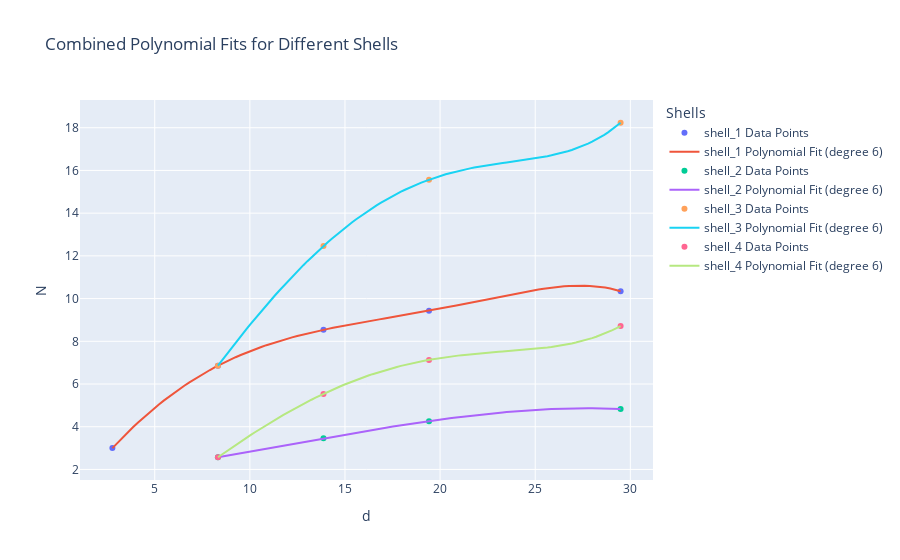

Source (notebook cell):
### Markdown cell above
## Polynomial fitting

### Code cell
from neighbor_core import fit_polynomial
import plotly.graph_objects as go

fig = go.Figure()
degree = 6

# Loop through each shell, fit the polynomial, and add traces to the main figure
for i in range(1, 5):
    shell = f'shell_{i}'
    _, data_trace, fit_trace = fit_polynomial(
        np.array(sizes_all[shell]), np.array(CNs_all[shell]),
        degree=degree, xlabel="d", ylabel=f"N{i}", shell_label=shell
    )
    fig.add_traces([data_trace, fit_trace])

fig.update_layout(
    title="Combined Polynomial Fits for Different Shells",
    xaxis_title="d", yaxis_title="N", legend_title="Shells"
)
fig.show()
